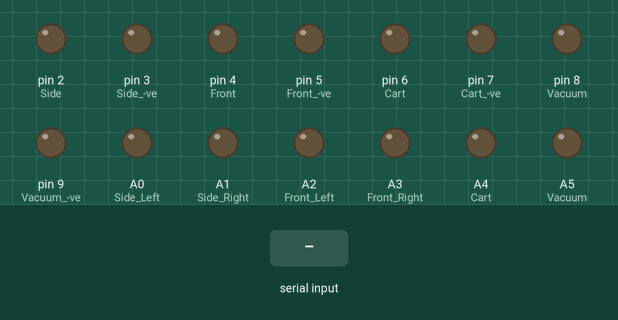
Simulated run of this sketch. Board: Arduino Uno, built with avr-gcc and run on an emulated ATmega328P. Parts: output pins drawn as LEDs (lit = HIGH). Inputs (shaded band) come from the test bench.

Above: at 1.2 s.
1.3 s: "s" received over Serial
At 2.1 s:
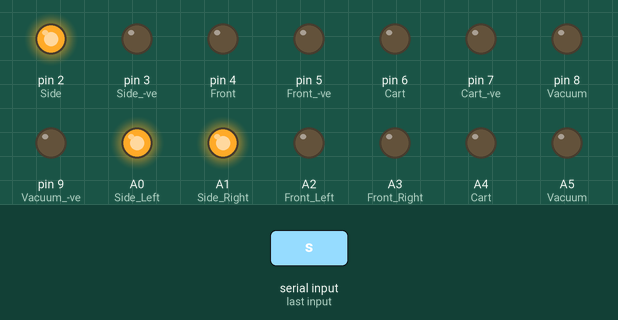
2.8 s: "f" received over Serial
At 3.3 s:
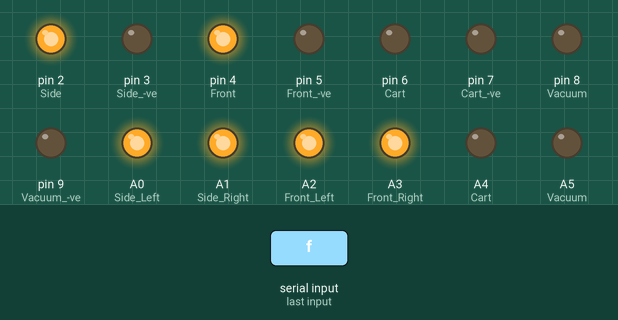
4.3 s: "c" received over Serial
At 4.6 s:
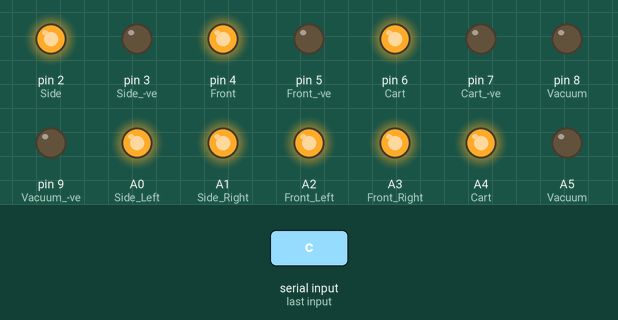
5.8 s: "v" received over Serial
At 7.0 s:
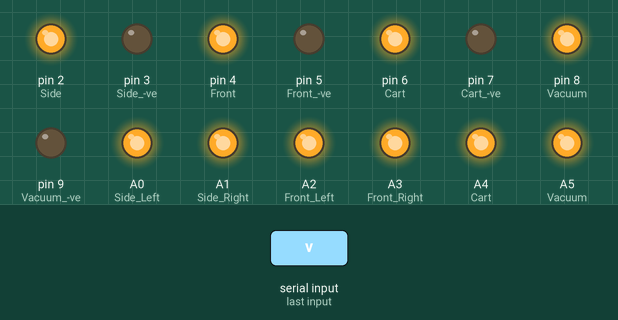
7.3 s: "i" received over Serial
At 7.9 s:
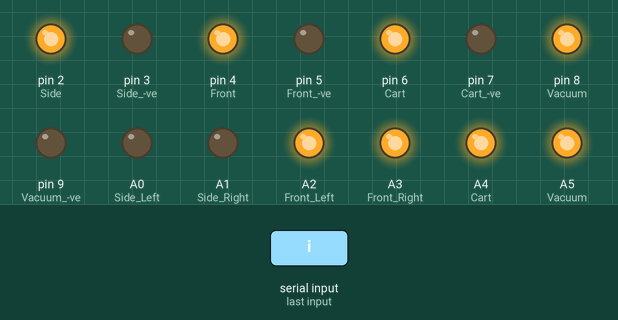
8.8 s: "r" received over Serial
At 9.1 s:
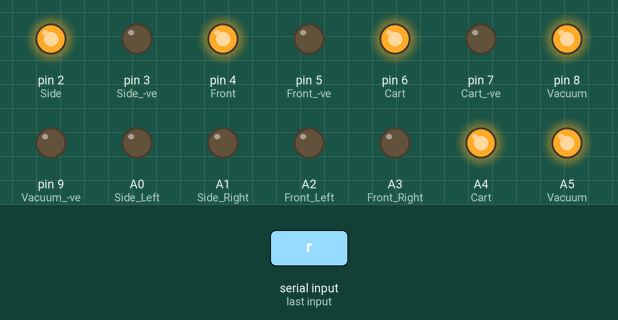
Timing chart, 0 to 11.3 s (numbered marks = the images above; inputs shaded):
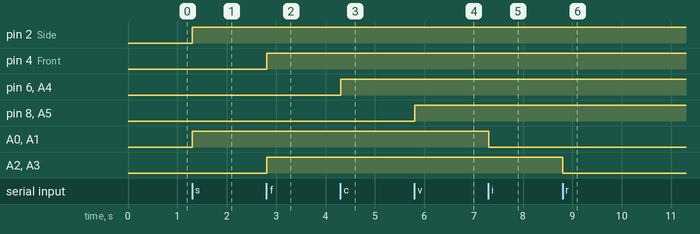

The sketch:

controller.ino
```cpp
int sp = 150;
void setup() {
  pinMode(2,OUTPUT);  // Side +ve
  pinMode(3,OUTPUT);  // Side -ve
  pinMode(4,OUTPUT);  // Front +ve
  pinMode(5,OUTPUT);  // Front -ve
  pinMode(6,OUTPUT);  // Cart +ve
  pinMode(7,OUTPUT);  // Cart -ve
  pinMode(8,OUTPUT);  // Vacuum +ve
  pinMode(9,OUTPUT);  // Vacuum -ve

  pinMode(A0,OUTPUT); // Side Left
  pinMode(A1,OUTPUT); // Side Right
  pinMode(A2,OUTPUT); // Front Left
  pinMode(A3,OUTPUT); // Front Right
  pinMode(A4,OUTPUT); // Cart
  pinMode(A5,OUTPUT); // Vacuum

  Serial.begin(9600);
}

void loop() {
  if(Serial.available()>0){
    char on = Serial.read();
    if(on == 's'){
      side(sp);
    }
    else if(on == 'f'){
      front(sp);
    }
    else if(on == 'c'){
      cart(sp);
    }
    else if(on == 'v'){
      vacuum(sp);
    }
    else if(on == 'i'){
      side(0);
    }
    else if(on == 'r'){
      front(0);
    }
    else if(on == 'a'){
      cart(0);
    }
    else if(on == 'u'){
      vacuum(0);
    }
    else if(on == '0'){
      front(0);
      side(0);
      vacuum(0);
      cart(0);
    }
  }

  delay(10);
}

void side(int value){
  digitalWrite(2,HIGH);
  digitalWrite(3,LOW);
  analogWrite(A0,value);
  analogWrite(A1,value);
}

void front(int value){
  digitalWrite(4,HIGH);
  digitalWrite(5,LOW);
  analogWrite(A2,value);
  analogWrite(A3,value);
}

void cart(int value){
  digitalWrite(6,HIGH);
  digitalWrite(7,LOW);
  analogWrite(A4,value);
}

void vacuum(int value){
  digitalWrite(8,HIGH);
  digitalWrite(9,LOW);
  analogWrite(A5,value);
}
```

Measured:
- after the input at 1.3 s, pin 2 (Side), A0 (Side_Left), A1 (Side_Right): LOW → HIGH at once
- after the input at 2.8 s, pin 4 (Front), A2 (Front_Left), A3 (Front_Right): LOW → HIGH at once
- after the input at 4.3 s, pin 6 (Cart), A4 (Cart): LOW → HIGH at once
- after the input at 5.8 s, pin 8 (Vacuum), A5 (Vacuum): LOW → HIGH at once
- after the input at 7.3 s, A0 (Side_Left), A1 (Side_Right): HIGH → LOW at once
- after the input at 8.8 s, A2 (Front_Left), A3 (Front_Right): HIGH → LOW at once
